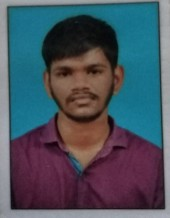
#> input picture PRATHAP_PHOTO.jpg, 170 x 218 px, found by its file name
$ python OpenCV-Using-Python_Basics_basic-functions.py
#> lines starting #> are read from the running program, lines starting #| are printed output that depends on the picture; after the words box and inside, x2 and y2 are one past the last pixel; in counts of white or black regions, pixels touching at a corner belong together
#!/usr/bin/env python
# coding: utf-8

# In[1]:


#pylint:disable=no-member

import cv2 as cv


# In[2]:


# Read in an image
img = cv.imread('Desktop/PRATHAP_PHOTO.jpg')
#> img is the input picture: shape (218, 170, 3); mean B, G, R 94.8, 83, 72.4
cv.imshow('Prathap', img)

#Output
cv.waitKey(0)


# In[3]:


# Converting to grayscale
gray = cv.cvtColor(img, cv.COLOR_BGR2GRAY)
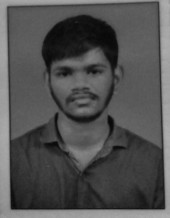
#> gray: shape (218, 170); min 6, max 175, mean 81.2
cv.imshow('Gray', gray)

#Output
cv.waitKey(0)


# In[4]:


# Blur
blur = cv.GaussianBlur(img, (7,7), cv.BORDER_DEFAULT)
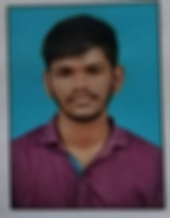
#> blur: shape (218, 170, 3); mean B, G, R 94.7, 82.9, 72.4
cv.imshow('Blur', blur)

#Output
cv.waitKey(0)


# In[5]:


# Edge Cascade
canny = cv.Canny(blur, 125, 175)
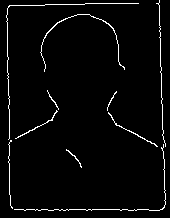
#> canny: shape (218, 170); 3% white in thin lines or dots
cv.imshow('Canny Edges', canny)

#Output
cv.waitKey(0)


# In[7]:


# Dilating the image
dilated = cv.dilate(canny, (7,7), iterations=3)
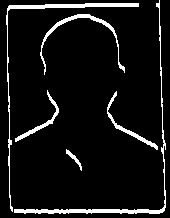
#> dilated: shape (218, 170); 7.5% white; 6 white regions, box (x1, y1, x2, y2) and area: (14, 0, 166, 214) 906, (6, 3, 139, 212) 805, (40, 14, 125, 75) 449, (107, 91, 158, 150) 286, (15, 90, 59, 142) 260, (66, 149, 82, 171) 81
cv.imshow('Dilated', dilated)

#Output
cv.waitKey(0)


# In[8]:


# Eroding
eroded = cv.erode(dilated, (7,7), iterations=3)
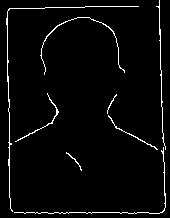
#> eroded: shape (218, 170); 3.2% white in thin lines or dots
cv.imshow('Eroded', eroded)

#Output
cv.waitKey(0)


# In[9]:


# Resize
resized = cv.resize(img, (500,500), interpolation=cv.INTER_CUBIC)
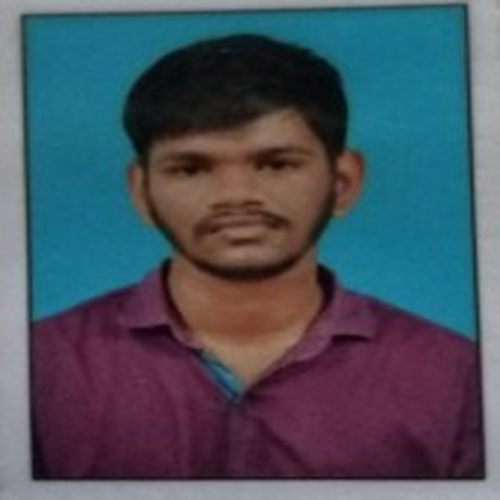
#> resized: shape (500, 500, 3); mean B, G, R 94.8, 83, 72.4
cv.imshow('Resized', resized)

#Output
cv.waitKey(0)


# In[ ]:
